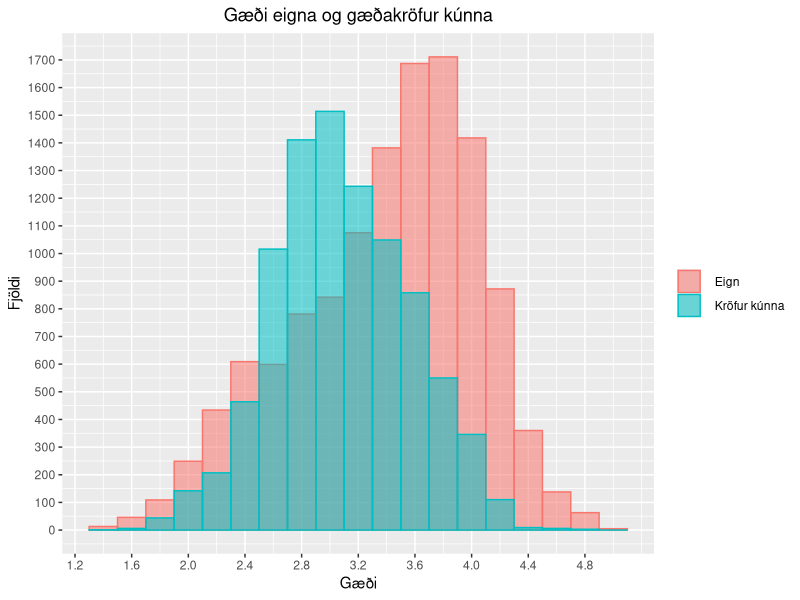
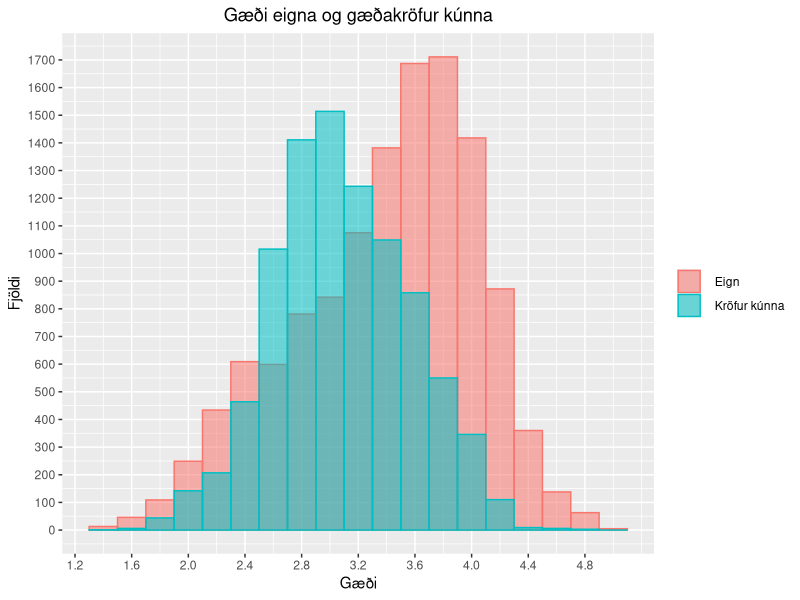

Reproduce these figures in R, in order.
library(ggplot2)
library(Hmisc)

eignir <- read.csv("./GognErling/eignir.txt", header=TRUE, sep="")
kunnar <- read.csv("./GognErling/kunnar.txt", header=TRUE, sep="")
gogn <- merge(eignir, kunnar, by = "gaedi", all=TRUE)

gogn$type[is.na(gogn$nrkunna)] = "eign"
gogn$type[!is.na(gogn$nrkunna)] = "kunni"

gogn$type = factor(gogn$type, 
                      levels = c("eign", "kunni"),
                      labels = c("  Eign", "  Kröfur kúnna"))

ggplot(gogn, aes(x=gaedi, color=type, fill=type)) +
  geom_histogram(binwidth = 0.2, 
                 alpha=0.55, 
                 position="identity") +
  scale_x_continuous(breaks = seq(0, 5, 0.4)) +
  scale_y_continuous(breaks = seq(0, 2000, 100)) +
  xlab("Gæði") +
  ylab("Fjöldi") +
  ggtitle("Gæði eigna og gæðakröfur kúnna") +
  theme(plot.title = element_text(hjust = 0.5),
        legend.title = element_blank())

  ggsave("krofur_vs_eign.png")
